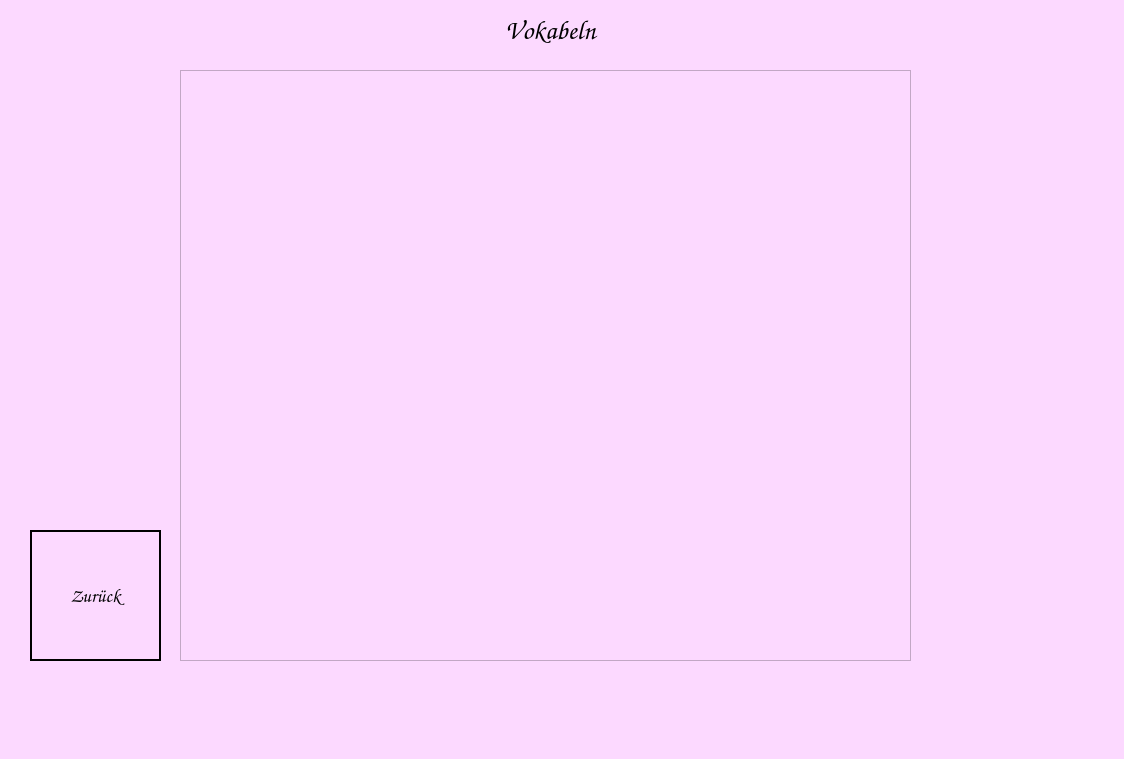
<?xml version="1.0" encoding="UTF-8"?>
<ui version="4.0">
 <class>WindowShowVocabularies</class>
 <widget class="QMainWindow" name="WindowShowVocabularies">
  <property name="geometry">
   <rect>
    <x>0</x>
    <y>0</y>
    <width>1124</width>
    <height>759</height>
   </rect>
  </property>
  <property name="windowTitle">
   <string>Vokabeltrainer</string>
  </property>
  <property name="styleSheet">
   <string notr="true">background-color: rgb(252, 217, 255);</string>
  </property>
  <widget class="QWidget" name="centralwidget">
   <widget class="QLabel" name="label">
    <property name="geometry">
     <rect>
      <x>450</x>
      <y>10</y>
      <width>201</width>
      <height>41</height>
     </rect>
    </property>
    <property name="font">
     <font>
      <family>Comic Sans MS</family>
      <pointsize>20</pointsize>
      <bold>true</bold>
     </font>
    </property>
    <property name="layoutDirection">
     <enum>Qt::LayoutDirection::LeftToRight</enum>
    </property>
    <property name="text">
     <string>Vokabeln</string>
    </property>
    <property name="alignment">
     <set>Qt::AlignmentFlag::AlignCenter</set>
    </property>
   </widget>
   <widget class="QListWidget" name="listWidget">
    <property name="geometry">
     <rect>
      <x>180</x>
      <y>70</y>
      <width>731</width>
      <height>591</height>
     </rect>
    </property>
    <property name="font">
     <font>
      <family>Comic Sans MS</family>
      <pointsize>20</pointsize>
      <bold>true</bold>
     </font>
    </property>
   </widget>
   <widget class="QLabel" name="label_2">
    <property name="geometry">
     <rect>
      <x>30</x>
      <y>530</y>
      <width>131</width>
      <height>131</height>
     </rect>
    </property>
    <property name="text">
     <string/>
    </property>
    <property name="pixmap">
     <pixmap>../pictures/horse_back.png</pixmap>
    </property>
    <property name="scaledContents">
     <bool>true</bool>
    </property>
   </widget>
   <widget class="QPushButton" name="pb_back">
    <property name="geometry">
     <rect>
      <x>30</x>
      <y>530</y>
      <width>131</width>
      <height>131</height>
     </rect>
    </property>
    <property name="font">
     <font>
      <family>Comic Sans MS</family>
      <pointsize>14</pointsize>
      <bold>true</bold>
      <underline>false</underline>
     </font>
    </property>
    <property name="styleSheet">
     <string notr="true">background-color: transparent;
border-color: rgb(0, 0, 0);
border: 2px solid black;</string>
    </property>
    <property name="text">
     <string>Zurück</string>
    </property>
   </widget>
  </widget>
  <widget class="QMenuBar" name="menubar">
   <property name="geometry">
    <rect>
     <x>0</x>
     <y>0</y>
     <width>1124</width>
     <height>23</height>
    </rect>
   </property>
  </widget>
  <widget class="QStatusBar" name="statusbar"/>
 </widget>
 <resources/>
 <connections/>
</ui>
